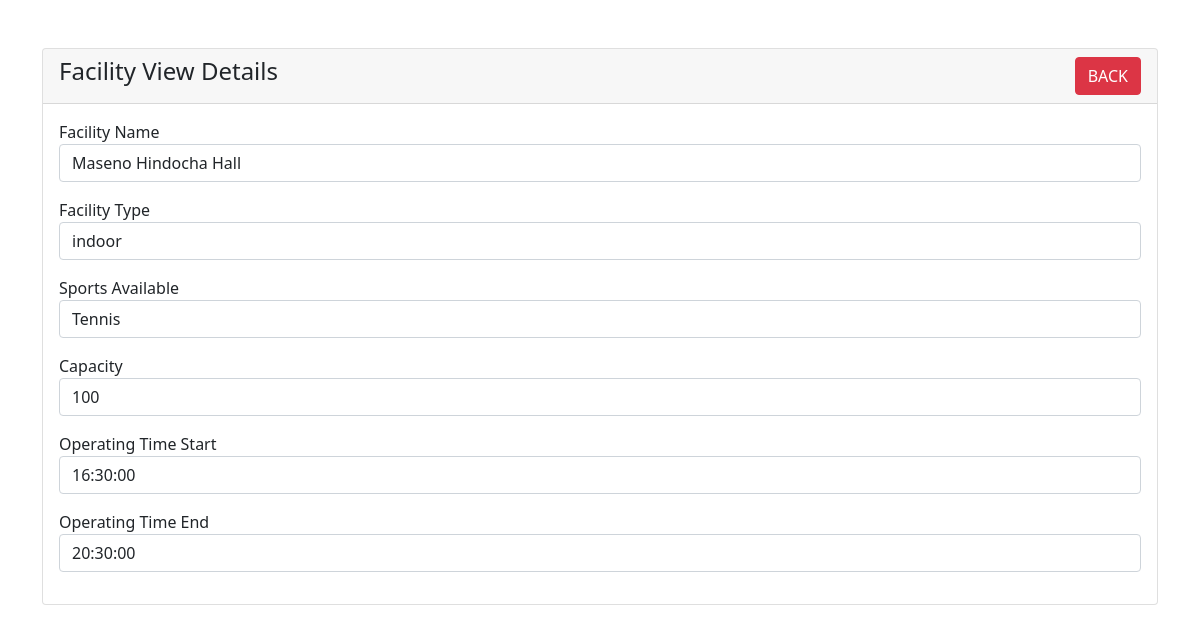
Page /admin/facility_view.php?id=1 on the committed database.
### tables this page shows
CREATE TABLE `facilities` (
  `id` int(11) NOT NULL,
  `facility_name` varchar(255) NOT NULL,
  `facility_type` enum('indoor','outdoor','arena') NOT NULL,
  `sports_available` text DEFAULT NULL,
  `capacity` int(11) DEFAULT NULL,
  `operating_time_start` time DEFAULT NULL,
  `operating_time_end` time DEFAULT NULL
);

### admin/facility_view.php (the view, shortened to what this page needs)
<?php
require '../includes/dbh.inc.php';
?>
<!doctype html>
<html lang="en">
<head>
    <link href="https://cdn.jsdelivr.net/npm/bootstrap@5.1.3/dist/css/bootstrap.min.css" rel="stylesheet">
</head>
<body>
<div class="container mt-5">
    <div class="row">
        <div class="col-md-12">
            <div class="card">
                <div class="card-header">
                    <h4>Facility View Details
                        <a href="facility_details.php" class="btn btn-danger float-end">BACK</a>
                    </h4>
                </div>
                <div class="card-body">
                    <?php
                    if(isset($_GET['id']))
                    {
                        $facility_id = mysqli_real_escape_string($con, $_GET['id']);
                        $query ="SELECT * FROM facilities WHERE id='$facility_id'";
                        $query_run = mysqli_query($con, $query);
                        if(mysqli_num_rows($query_run) >0)
                        {
                            $facility = mysqli_fetch_array($query_run);
                            ?>
                            <div class="mb-3">
                                <label for="facility_name">Facility Name</label>
                                <p class="form-control"><?=$facility['facility_name'];?></p>
                            </div>
                            <div class="mb-3">
                                <label for="facility_type">Facility Type</label>
                                <p class="form-control"><?=$facility['facility_type'];?></p>
                            </div>
                            <div class="mb-3">
                                <label for="sports_available">Sports Available</label>
                                <p class="form-control"><?=$facility['sports_available'];?></p>
                            </div>
                            <div class="mb-3">
                                <label for="capacity">Capacity</label>
                                <p class="form-control"><?=$facility['capacity'];?></p>
                            </div>
                            <div class="mb-3">
                                <label for="operating_time_start">Operating Time Start</label>
                                <p class="form-control"><?=$facility['operating_time_start'];?></p>
                            </div>
                            <div class="mb-3">
                                <label for="operating_time_end">Operating Time End</label>
                                <p class="form-control"><?=$facility['operating_time_end'];?></p>
                            </div>
                            <?php
                        }
                        else {
                            echo "<h4>No such ID Found</h4>";
                        }
                    }
                    ?>
                </div>
            </div>
        </div>
    </div>
</div>
</body>
</html>

### rows in the picture
facilities: facility_name "Maseno Hindocha Hall", facility_type "indoor", sports_available "Tennis", capacity "100", operating_time_start "16:30:00", operating_time_end "20:30:00"
